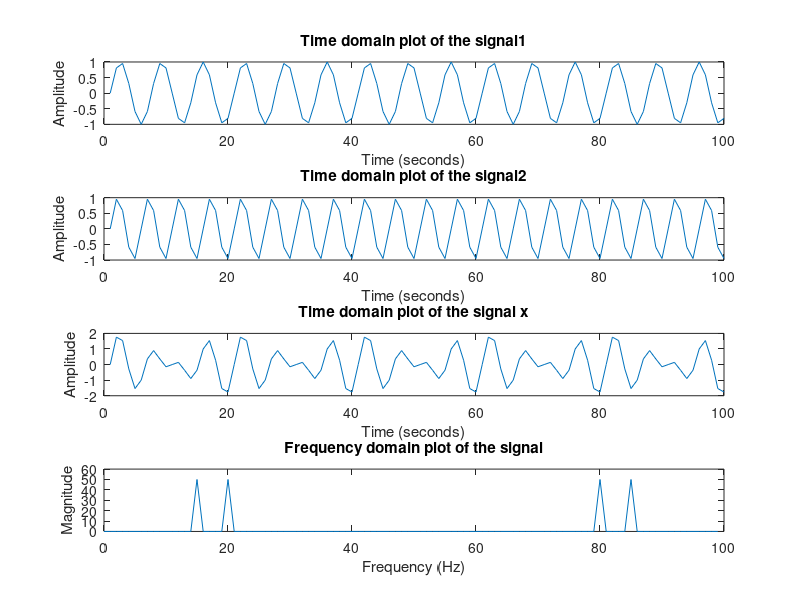

MATLAB code to generate this figure:
clc; clear all; close all;
Fs=100; 
Ts = 1/Fs;
t = 0:Ts:1-Ts;
f1=15; f2=20;

%Generate a multi frequency signal
x1=sin(2*pi*15*t);
x2=sin(2*pi*20*t);
x = x1+x2;
% Plot the signal
subplot(411);
plot(x1);
xlabel('Time (seconds)');
ylabel('Amplitude');
title('Time domain plot of the signal1')
subplot(412);
plot(x2);
xlabel('Time (seconds)');
ylabel('Amplitude');
title('Time domain plot of the signal2')
subplot(413);
plot(x);
xlabel('Time (seconds)');
ylabel('Amplitude');
title('Time domain plot of the signal x')
%Find DFT of the signal
y = fft(x);
f = (0:length(y)-1)*Fs/length(y);
%Plot the spectrum of the signal
subplot(414);
plot(f,abs(y));
xlabel('Frequency (Hz)');
ylabel('Magnitude');
title('Frequency domain plot of the signal');
